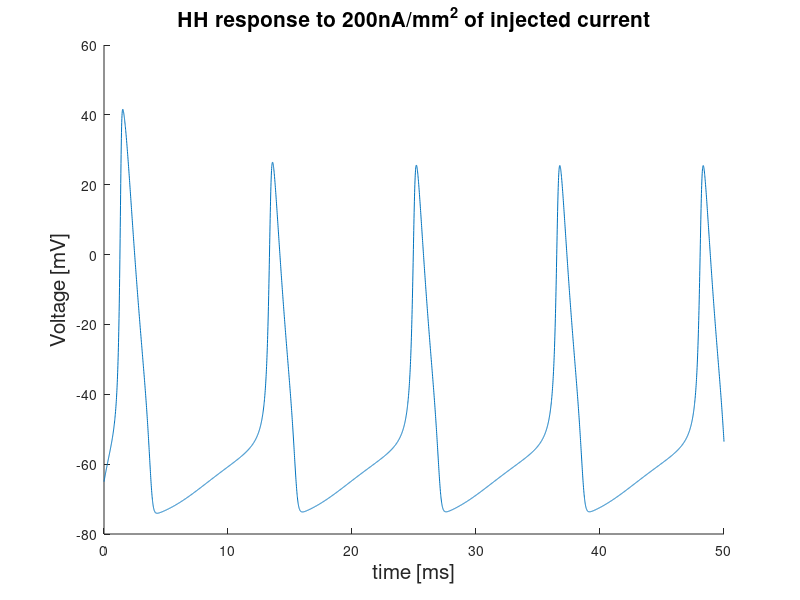
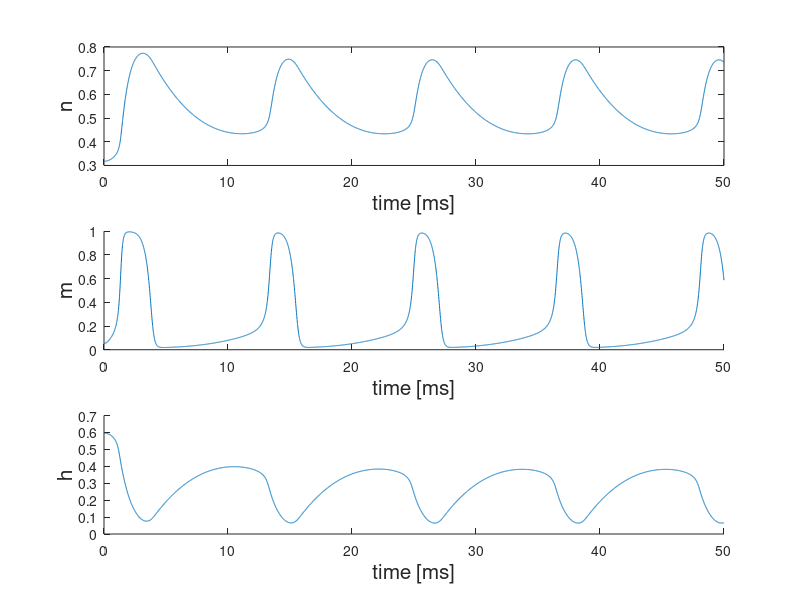

Source code (MATLAB) for these figures, in order:
function HHmodel() 
% PARAMETERS 
% TIME 
T = 50; dt=.01;t = 0:dt:T; 
% Membrane parameters 
V=zeros(size(t)); 
n=zeros(size(t)); 
m=zeros(size(t)); 
h=zeros(size(t)); 
gL = 3; %microS/mm^2 
gK = 360; %microS/mm^2 
gNa = 1200; %microS/mm^2 
EL = -54.387; %mV 
EK = -77; %mV 
ENa = 50; %mV 
cm = 10; %nF/A 
taun=zeros(size(t)); 
taum=zeros(size(t)); 
tauh=zeros(size(t)); 
aln=zeros(size(t)); 
alm=zeros(size(t)); 
alh=zeros(size(t)); 
bn=zeros(size(t)); 
bm=zeros(size(t)); 
bh=zeros(size(t)); 
im =zeros(size(t)); 
% Input Current 
I=ones(size(t))*200; %200nA/mm^2 
% INITIAL CONDITIONS 
V(1) = -65; 
m(1) = 0.0529; 
h(1) = 0.5961; 
n(1) = 0.3177; 
%1
for i = 1:length(t)-1 
% Update input current 
im(i) = gL*(V(i) - EL) + gK*(n(i)^4)*(V(i) - EK) + gNa*m(i)^3*h(i)*(V(i) - ENa); 
% Update membrane voltage 
V(i+1) = V(i) + (dt/cm)*(-im(i) + I(i)); 
% UPDATE CHANNELS 
% DEFINE ALPHA AND BETA 
if(abs(V(i) +55) <= 1e-6) 
aln(i) =.1; 
else 
aln(i) = .01*(V(i) + 55)/( 1 - exp(-.1*(V(i)+55))); 
end 
if( abs(V(i) +40) <= 1e-6) 
alm(i) =1; 
else 
alm(i) = .1*(V(i) + 40)/( 1 - exp(-.1*(V(i)+40))); 
end 
% Determine kinetic variables 
bn(i) = 0.125*exp(-0.0125*(V(i)+65)); 
bm(i) = 4*exp(-0.0556*(V(i)+65)); 
bh(i) = 1/( 1 + exp(-.1*(V(i)+35))); 
alh(i) = .07*exp(-0.05*(V(i)+65)); 
taun(i) = 1/(aln(i) + bn(i)); 
taum(i) = 1/(alm(i) + bm(i)); 
tauh(i) = 1/(alh(i) + bh(i)); 
% UPDATE TRANSITION PROBABILITIES 
n(i+1) = n(i) + (dt/taun(i))*( - n(i) + aln(i)/( aln(i)+bn(i)) ); 
m(i+1) = m(i) + (dt/taum(i))*( - m(i) + alm(i)/( alm(i)+bm(i)) ); 
h(i+1) = h(i) + (dt/tauh(i))*( - h(i) + alh(i)/( alh(i)+bh(i)) ); 
end 
im(i+1) = gL*(V(i) - EL) + gK*(n(i)^4)*(V(i) - EK) + gNa*m(i)^3*h(i)*(V(i) - ENa); 
% PLOTTTING 
figure(1);hold on; 
plot(t,V);xlabel('time [ms]','FontSize',15);ylabel('Voltage [mV]','FontSize',15); 
title('HH response to 200nA/mm^2 of injected current','FontSize',15) 
figure(2);hold on; 
subplot(3,1,1) 
plot(t,n);xlabel('time [ms]','FontSize',15);ylabel('n','FontSize',15); 
subplot(3,1,2);hold on; 
plot(t,m);xlabel('time [ms]','FontSize',15);ylabel('m','FontSize',15); 
subplot(3,1,3); hold on; 
%2
plot(t,h);xlabel('time [ms]','FontSize',15);ylabel('h','FontSize',15); 
% figure(3);hold on; 
% plot(t,im) 
% 
%b.) HH model has a discontinuity in the FI curve. This is not the case for the 
%IF model. 
%Sample Code 
% function HHmodel() 
%%%%%%%%%%PARAMETERS%%%%%%%%%%%%%%%%%%%%%%%%%%%%%%%%%%%%%%%%%%%%%%%%%%%%%%%%%%%%%%% 
%****TIME****** 
% T = 1000; dt=.01;t = 0:dt:T; 
% %*****Membrane parameters*** 
% V=zeros(size(t)); 
% n=zeros(size(t)); 
% m=zeros(size(t)); 
% h=zeros(size(t)); 
% gL = 3; %microS/mm^2 
% gK = 360; %microS/mm^2 
% gNa = 1200; %microS/mm^2 
% EL = -54.387; %mV 
% EK = -77; %mV 
% ENa = 50; %mV 
% cm = 10; %nF/A 
% taun=zeros(size(t)); 
% taum=zeros(size(t)); 
% tauh=zeros(size(t)); 
% aln=zeros(size(t)); 
% alm=zeros(size(t)); 
% alh=zeros(size(t)); 
% bn=zeros(size(t)); 
% bm=zeros(size(t)); 
% bh=zeros(size(t)); 
% im =zeros(size(t)); 
% %*********Input Current********** 
% A=0:10:500; %200nA/mm^2 
% rate = zeros(size(A)); 
% Spikecount =0; 
% %3
% %**********INITIAL CONDITIONS 
% V(1) = -65; 
% m(1) = 0.0529; 
% h(1) = 0.5961; 
% n(1) = 0.3177; 
% for j =1: length(A) 
% I=ones(size(t))*A(j); %200nA/mm^2 
% for i = 1:length(t)-1 
% im(i) = gL*(V(i) - EL) + gK*(n(i)^4)*(V(i) - EK) + gNa*m(i)^3*h(i)*(V(i) - ENa); 
% V(i+1) = V(i) + (dt/cm)*(-im(i) + I(i)); 
% % Spike Counter 
% if(V(i+1) >-40 & V(i) < -40) 
% Spikecount = Spikecount +1; 
% end 
% %%%UPDATE PROTEIN CHANNELS 
% %%%%DEFINE ALPHA AND BETA 
% if(abs(V(i) +55) <= 1e-6) 
% aln(i) =.1; 
% else 
% aln(i) = .01*(V(i) + 55)/( 1 - exp(-.1*(V(i)+55))); 
% end 
% if(abs(V(i) +40) <= 1e-6) 
% alm(i) =1; 
% else 
% alm(i) = .1*(V(i) + 40)/( 1 - exp(-.1*(V(i)+40))); 
% end 
% bn(i) = 0.125*exp(-0.0125*(V(i)+65)); 
% bm(i) = 4*exp(-0.0556*(V(i)+65)); 
% bh(i) = 1/( 1 + exp(-.1*(V(i)+35))); 
% alh(i) = .07*exp(-0.05*(V(i)+65)); 
% taun(i) = 1/(aln(i) + bn(i)); 
% taum(i) = 1/(alm(i) + bm(i)); 
% tauh(i) = 1/(alh(i) + bh(i)); 
% %***%*%**%*%*%*%*%*%*% 
% %%%%%%%%%%%UPDATE TRANSITION PROBABILITIES 
% n(i+1) = n(i) + (dt/taun(i))*( - n(i) + aln(i)/( aln(i)+bn(i)) ); 
% m(i+1) = m(i) + (dt/taum(i))*( - m(i) + alm(i)/( alm(i)+bm(i)) ); 
% h(i+1) = h(i) + (dt/tauh(i))*( - h(i) + alh(i)/( alh(i)+bh(i)) ); 
% end 
% 4
% im(i+1) = gL*(V(i) - EL) + gK*(n(i)^4)*(V(i) - EK) + gNa*m(i)^3*h(i)*(V(i) - ENa); 
% rate(j) = Spikecount/(0.001*T); 
% % Reset Spikecount 
% Spikecount =0; 
% end 
% %%%%%%%%%PLOTTING 
% figure(1);hold on; 
% plot(t,V);xlabel('time [ms]');ylabel('Voltage [mV]'); 
% figure(2);hold on; 
% subplot(3,1,1) 
% plot(t,n);xlabel('time [ms]');ylabel('n'); 
% subplot(3,1,2);hold on; 
% plot(t,m);xlabel('time [ms]');ylabel('m'); 
% subplot(3,1,3); hold on; 
% plot(t,h);xlabel('time [ms]');ylabel('h'); 
% figure(3);hold on; 
% plot(t,im) 
% figure(4);hold on; 
% plot(A,rate,'r:.');xlabel('Current [nA/mm^2]','FontSize',15); 
% ylabel('Firing rate [Hz] (binsize = 500ms)','FontSize',15); 
% title('FI curve for HH model','FontSize',15); 
% % c.) Neuron spikes after shutting off inhibitory input. During hyper-polarization 
% % the inactivation gating variable h increases to a large enough value so that once 
% % hyper-polarizing current is removed a sufficient number of sodium channels 
% % open for spiking to occur. 
% function HHmodel() 
% %%%%Turning off a Hyperpolarizing current causes a spike 
% %%%%%%%%%%PARAMETERS%%%%%%%%%%%%%%%%%%%%%%%%%%%%%%%%%%%%%%%%%%%%%%%%%%%%%%%%%%%%%%% 
% %****TIME****** 
% T = 50; dt=.01;t = 0:dt:T; 
% %*****Membrane parameters*** 
% 5
% V=zeros(size(t)); 
% n=zeros(size(t)); 
% m=zeros(size(t)); 
% h=zeros(size(t)); 
% gL = 3; %microS/mm^2 
% gK = 360; %microS/mm^2 
% gNa = 1200; %microS/mm^2 
% EL = -54.387; %mV 
% EK = -77; %mV 
% ENa = 50; %mV 
% cm = 10; %nF/A 
% taun=zeros(size(t)); 
% taum=zeros(size(t)); 
% tauh=zeros(size(t)); 
% aln=zeros(size(t)); 
% alm=zeros(size(t)); 
% alh=zeros(size(t)); 
% bn=zeros(size(t)); 
% bm=zeros(size(t)); 
% bh=zeros(size(t)); 
% im =zeros(size(t)); 
% %*********Input Current********** 
% I=zeros(size(t)); %200nA/mm^2 
% I(1:5/dt +1) = -50; 
% %**********INITIAL CONDITIONS 
% V(1) = -65; 
% m(1) = 0.0529; 
% h(1) = 0.5961; 
% n(1) = 0.3177; 
% %%%%%%%%%%PARAMETERS%%%%%%%%%%%%%%%%%%%%%%%%%%%%%%%%%%%%%%%%%%%%%%%%%%%%%%%%%%%%%%% 
% for i = 1:length(t)-1 
% im(i) = (gL*(V(i) - EL) + gK*(n(i)^4)*(V(i) - EK) + gNa*(m(i)^3)*h(i)*(V(i) - ENa)); 
% V(i+1) = V(i) + (dt/cm)*(-im(i) + I(i)); 
% %%%%DEFINE ALPHA AND BETA 
% if( abs(V(i) +55) <= 1e-6) 
% aln(i) =.1; 
% else 
% aln(i) = .01*(V(i) + 55)/( 1 - exp(-.1*(V(i)+55))); 
% end 
% if( abs(V(i) +40) <= 1e-6) 
% alm(i) =1; 
% else 
% alm(i) = .1*(V(i) + 40)/( 1 - exp(-.1*(V(i)+40))); 
% end 
% 6
% bn(i) = 0.125*exp(-0.0125*(V(i)+65)); 
% bm(i) = 4*exp(-0.0556*(V(i)+65)); 
% bh(i) = 1/( 1 + exp(-.1*(V(i)+35))); 
% alh(i) = .07*exp(-0.05*(V(i)+65)); 
% taun(i) = 1/(aln(i) + bn(i)); 
% taum(i) = 1/(alm(i) + bm(i)); 
% tauh(i) = 1/(alh(i) + bh(i)); 
% %***%*%**%*%*%*%*%*%*% 
% %%%%%%%%%%%UPDATE TRANSITION PROBABILITIES 
% n(i+1) = n(i) + (dt/taun(i))*( - n(i) + aln(i)/(aln(i)+bn(i)) ); 
% m(i+1) = m(i) + (dt/taum(i))*( - m(i) + alm(i)/(alm(i)+bm(i)) ); 
% h(i+1) = h(i) + (dt/tauh(i))*( - h(i) + alh(i)/(alh(i)+bh(i)) ); 
% end 
% i = i+1; 
% %%%%DEFINE ALPHA AND BETA 
% if(abs(V(i) +55 )<= 1e-6) 
% aln(i) = 0.1; 
% else 
% aln(i) = .01*(V(i) + 55)/( 1 - exp(-.1*(V(i)+55))); 
% end 
% if(abs(V(i) +40) <= 1e-6) 
% alm(i) =1; 
% else 
% alm(i) = .1*(V(i) + 40)/( 1 - exp(-.1*(V(i)+40))); 
% end 
% bn(i) = 0.125*exp(-0.0125*(V(i)+65)); 
% bm(i) = 4*exp(-0.0556*(V(i)+65)); 
% bh(i) = 1/( 1 + exp(-.1*(V(i)+35))); 
% alh(i) = .07*exp(-0.05*(V(i)+65)); 
% taun(i) = 1/(aln(i) + bn(i)); 
% taum(i) = 1/(alm(i) + bm(i)); 
% tauh(i) = 1/(alh(i) + bh(i)); 
% %***%*%**%*%*%*%*%*%*% 
% %im(i) = (gL*(V(i) - EL) + gNa*(m(i)^3)*h(i)*(V(i) - ENa)); 
% im(i) = gL*(V(i) - EL) + gK*(n(i)^4)*(V(i) - EK) + gNa*m(i)^3*h(i)*(V(i) - ENa); 
% i = i-1; 
% %%%%%%%%%%%UPDATE TRANSITION PROBABILITIES 
% n(i+1) = n(i) + (dt/taun(i))*( - n(i) + aln(i)/(aln(i)+bn(i)) ); 
% m(i+1) = m(i) + (dt/taum(i))*( - m(i) + alm(i)/(alm(i)+bm(i)) ); 
% h(i+1) = h(i) + (dt/tauh(i))*( - h(i) + alh(i)/(alh(i)+bh(i)) ); 
% 7
% %%%%%%%%%PLOTTTING 
% figure(1);hold on; 
% plot(t,V,'r');xlabel('time [ms]','FontSize',15); 
% ylabel('Voltage [mV]','FontSize',15);hold on; 
% figure(2);hold on; 
% subplot(3,1,1) 
% plot(t,n);xlabel('time [ms]','FontSize',15);ylabel('n','FontSize',15); 
% subplot(3,1,2);hold on; 
% plot(t,m);xlabel('time [ms]','FontSize',15);ylabel('m','FontSize',15); 
% subplot(3,1,3); hold on; 
% plot(t,h);xlabel('time [ms]','FontSize',15);ylabel('h','FontSize',15); 
% figure(3);hold on; 
% plot(t,im) 
% figure(4);hold on; 
% plot(t,I) 
% end 
% 
% 
% % 2 
% 
% % Trigger presynaptic action potentials at times 100, 200, 230, 300, 320, 400, and 
% % 410 ms. Explain what you see. 
% % Each presynaptic spike changes the neuron's conductance. One presynaptic 
% % spike is not enough to bring the membrane voltage to threshold and spike, 
% % however two presynaptic spikes which arrive within a sufficient time window, on 
% % the order of ?ex , are enough to bring the neuron to spike. Only the final inputs, 
% % at times 400 and 410 ms, arrive within a time of order ?ex and cause subsequent 
% % firing. 
% % Sample code 
% 
% 
% function LeakyIF() 
% clear all; 
% %Determines the voltage of a single compartment, leaky, neuron as a function of time. 
% %%%%%%%%%%PARAMETERS%%%%%%%%%%%%%%%%%%%%%%%%%%%%%%%%%%%%%%%%%%%%%%%%%%%%%%%%%%%%%%% 
% %TOTAl TIME of SIMULATION (ms) 
% totaltime = 500;dt = .01; 
% 8
% %VOLTAGE units in mV 
% El = -70; Eex = 0;Vth = -54;Vreset = -80; 
% %Each element is going to hold the voltage at a dt unit of time 
% Voltage = zeros(1,totaltime/dt); 
% %MEMBRANE PARAMETERS 
% cm = 10; %membrane capacitance 
% %%Conductances and conductance decay times 
% gl=1.0; gexstart =0; gex =gexstart; deltag =.5; tauex =10; 
% %INPUT CURRENT 
% I = zeros(1,totaltime/dt); 
% %%%%%%%%%%%%%%%%%%%%%%%%%%%%%%%%%%%%%%%%%%%%%%%%%%%%%%%%%%%%%%%%%%%%%%%%%%%% 
% %Presynaptic Action Potential arrival times 
% Pret = [100,200,230,300,320,400,410]; 
% tspike =100; 
% spikecounter = 1; 
% %%%%%%%%%%%%%%%%%%%%INITIAL CONDITIONS%%%%%%% 
% Voltage(1,1) = El; 
% I(1,1) = El*gex; 
% time = 0:dt:totaltime;counter = 1;%Time vector 
% %%%%%%%%%%%%%%time loop%%%%%%%%%%%%%%%%%%%%%% 
% while ( time(counter) <= totaltime-dt ) 
% %%%%CHECK IF A PRESYNAPTIC SPIKE HAS OCCURRED%%%%%%%% 
% if(time(counter) == Pret(spikecounter)) 
% gexstart = gex + deltag; 
% tspike=Pret(spikecounter); 
% if(spikecounter<length(Pret)) 
% spikecounter = spikecounter +1; 
% end 
% Voltage(1,counter) 
% end 
% Vinf = (El*gl + gex*Eex)/(gl+gex);%THE "STEADY STATE" VOLTAGE%%% 
% taum = cm/(gl+gex); %Effective time constant depends on g. 
% Voltage(1,counter+1) = Vinf + (Voltage(1,counter)-Vinf)*exp(-dt/taum); 
% gex = gexstart*exp(-(time(counter)-tspike)/tauex); 
% I(1,counter+1) = gex*Voltage(counter+1); 
% %%%%%%%%%%%%%%%%%%What to do if Voltage crosses threshold%%%%%%%%%%%%%%%%%%%%% 
% if(Voltage(1,counter+1) > Vth) 
% Voltage(1,counter+1) = 0;%%%%SPIKE 
% Voltage(1,counter+2) = Vreset;%%%%MOVE DOWN TO VRESET 
% counter = counter+1; 
% end 
% counter = counter + 1; 
% end 
% 9
% figure(1) 
% plot(time,Voltage,'b');xlabel('time (ms)');ylabel('Voltage (mV)'); 
% figure(2) 
% plot(time,I,'r');xlabel('time (ms)'); ylabel('Current(nA)'); 
% end
% 
% % 3 Stability Analysis
% 
% 
% function pr3 
% clear all 
% close all 
% global p 
% % initial conditions 
% q0 = [1; 1]; 
% % initial and final time values 
% tspan = [0 10]; 
% % output option for phase plane drawing 
% options = odeset('OutputFcn','odephas2'); 
% [T Y] = ode45(@toyprob,tspan,q0,options); 
% xlabel('x','Fontsize',15);ylabel('y','Fontsize',15) 
% grid on 
% figure 
% plot(T,Y(:,1),'-',T,Y(:,2),'-.') 
% legend('x(t)','y(t)') 
% xlabel('time');ylabel('Solutions') 
% function f = toyprob(t,y) 
% %global p 
% k = 0.15;% set k 
% f = zeros(2,1); % column vector 
% f(1) = -y(1)*(y(1) -1)*(y(1)+1) + y(2); 
% f(2) = -k*(2*y(1)+y(2)); 
% end
% end
% end
% 
